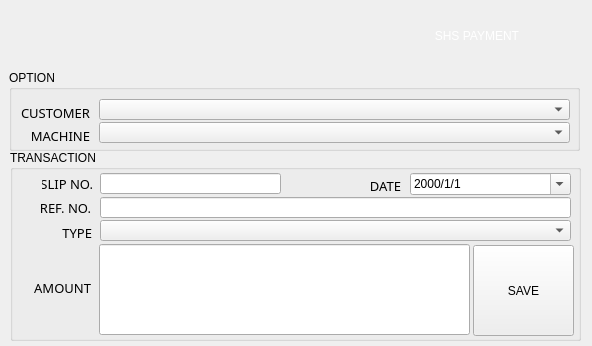
<?xml version="1.0" encoding="UTF-8"?>
<ui version="4.0">
 <class>frmPayment</class>
 <widget class="QMainWindow" name="frmPayment">
  <property name="geometry">
   <rect>
    <x>0</x>
    <y>0</y>
    <width>592</width>
    <height>346</height>
   </rect>
  </property>
  <property name="windowTitle">
   <string>MainWindow</string>
  </property>
  <property name="styleSheet">
   <string notr="true"/>
  </property>
  <widget class="QWidget" name="centralwidget">
   <widget class="QLabel" name="label_4">
    <property name="geometry">
     <rect>
      <x>78</x>
      <y>15</y>
      <width>441</width>
      <height>41</height>
     </rect>
    </property>
    <property name="styleSheet">
     <string notr="true">color: rgb(255, 255, 255);
font: 75 24pt &quot;Century Gothic&quot;;</string>
    </property>
    <property name="text">
     <string>SHS PAYMENT</string>
    </property>
    <property name="alignment">
     <set>Qt::AlignRight|Qt::AlignTrailing|Qt::AlignVCenter</set>
    </property>
   </widget>
   <widget class="QLabel" name="label_3">
    <property name="geometry">
     <rect>
      <x>536</x>
      <y>9</y>
      <width>51</width>
      <height>51</height>
     </rect>
    </property>
    <property name="text">
     <string/>
    </property>
    <property name="pixmap">
     <pixmap>recources/icons/1426825-sales/png/053-cash-register.png</pixmap>
    </property>
    <property name="scaledContents">
     <bool>true</bool>
    </property>
   </widget>
   <widget class="QGroupBox" name="gbTag_14">
    <property name="geometry">
     <rect>
      <x>10</x>
      <y>150</y>
      <width>571</width>
      <height>191</height>
     </rect>
    </property>
    <property name="styleSheet">
     <string notr="true">font: 10pt &quot;Century Gothic&quot;;</string>
    </property>
    <property name="title">
     <string>TRANSACTION</string>
    </property>
    <widget class="QComboBox" name="cboType">
     <property name="enabled">
      <bool>true</bool>
     </property>
     <property name="geometry">
      <rect>
       <x>90</x>
       <y>70</y>
       <width>471</width>
       <height>21</height>
      </rect>
     </property>
     <property name="font">
      <font>
       <family>Century Gothic</family>
       <pointsize>10</pointsize>
       <weight>50</weight>
       <italic>false</italic>
       <bold>false</bold>
      </font>
     </property>
     <property name="editable">
      <bool>false</bool>
     </property>
     <property name="maxVisibleItems">
      <number>10</number>
     </property>
    </widget>
    <widget class="QLabel" name="label_111">
     <property name="geometry">
      <rect>
       <x>11</x>
       <y>67</y>
       <width>71</width>
       <height>31</height>
      </rect>
     </property>
     <property name="font">
      <font>
       <family>Century Gothic</family>
       <pointsize>10</pointsize>
       <weight>50</weight>
       <italic>false</italic>
       <bold>false</bold>
      </font>
     </property>
     <property name="styleSheet">
      <string notr="true">font: 10pt &quot;Century Gothic&quot;;</string>
     </property>
     <property name="text">
      <string>TYPE</string>
     </property>
     <property name="alignment">
      <set>Qt::AlignRight|Qt::AlignTrailing|Qt::AlignVCenter</set>
     </property>
    </widget>
    <widget class="QLabel" name="label_112">
     <property name="geometry">
      <rect>
       <x>10</x>
       <y>122</y>
       <width>71</width>
       <height>31</height>
      </rect>
     </property>
     <property name="font">
      <font>
       <family>Century Gothic</family>
       <pointsize>10</pointsize>
       <weight>50</weight>
       <italic>false</italic>
       <bold>false</bold>
      </font>
     </property>
     <property name="styleSheet">
      <string notr="true">font: 10pt &quot;Century Gothic&quot;;</string>
     </property>
     <property name="text">
      <string>AMOUNT</string>
     </property>
     <property name="alignment">
      <set>Qt::AlignRight|Qt::AlignTrailing|Qt::AlignVCenter</set>
     </property>
    </widget>
    <widget class="QLineEdit" name="txtAmount">
     <property name="enabled">
      <bool>true</bool>
     </property>
     <property name="geometry">
      <rect>
       <x>89</x>
       <y>94</y>
       <width>371</width>
       <height>91</height>
      </rect>
     </property>
     <property name="font">
      <font>
       <family>Century Gothic</family>
       <pointsize>35</pointsize>
       <weight>9</weight>
       <italic>false</italic>
       <bold>false</bold>
      </font>
     </property>
     <property name="styleSheet">
      <string notr="true">font: 75 35pt &quot;Century Gothic&quot;;
</string>
     </property>
     <property name="text">
      <string/>
     </property>
     <property name="alignment">
      <set>Qt::AlignRight|Qt::AlignTrailing|Qt::AlignVCenter</set>
     </property>
    </widget>
    <widget class="QLabel" name="label_110">
     <property name="geometry">
      <rect>
       <x>32</x>
       <y>18</y>
       <width>51</width>
       <height>31</height>
      </rect>
     </property>
     <property name="font">
      <font>
       <family>Century Gothic</family>
       <pointsize>10</pointsize>
       <weight>50</weight>
       <italic>false</italic>
       <bold>false</bold>
      </font>
     </property>
     <property name="styleSheet">
      <string notr="true">font: 10pt &quot;Century Gothic&quot;;</string>
     </property>
     <property name="text">
      <string>SLIP NO.</string>
     </property>
     <property name="alignment">
      <set>Qt::AlignRight|Qt::AlignTrailing|Qt::AlignVCenter</set>
     </property>
    </widget>
    <widget class="QLineEdit" name="txtSlipNo">
     <property name="enabled">
      <bool>true</bool>
     </property>
     <property name="geometry">
      <rect>
       <x>90</x>
       <y>23</y>
       <width>181</width>
       <height>21</height>
      </rect>
     </property>
    </widget>
    <widget class="QDateEdit" name="dtSlipDate">
     <property name="geometry">
      <rect>
       <x>400</x>
       <y>23</y>
       <width>161</width>
       <height>22</height>
      </rect>
     </property>
     <property name="currentSection">
      <enum>QDateTimeEdit::YearSection</enum>
     </property>
     <property name="displayFormat">
      <string>yyyy/M/d</string>
     </property>
     <property name="calendarPopup">
      <bool>true</bool>
     </property>
    </widget>
    <widget class="QLabel" name="label_113">
     <property name="geometry">
      <rect>
       <x>340</x>
       <y>20</y>
       <width>51</width>
       <height>31</height>
      </rect>
     </property>
     <property name="font">
      <font>
       <family>Century Gothic</family>
       <pointsize>10</pointsize>
       <weight>50</weight>
       <italic>false</italic>
       <bold>false</bold>
      </font>
     </property>
     <property name="styleSheet">
      <string notr="true">font: 10pt &quot;Century Gothic&quot;;</string>
     </property>
     <property name="text">
      <string>DATE</string>
     </property>
     <property name="alignment">
      <set>Qt::AlignRight|Qt::AlignTrailing|Qt::AlignVCenter</set>
     </property>
    </widget>
    <widget class="QToolButton" name="btnSave">
     <property name="geometry">
      <rect>
       <x>463</x>
       <y>95</y>
       <width>101</width>
       <height>91</height>
      </rect>
     </property>
     <property name="styleSheet">
      <string notr="true"/>
     </property>
     <property name="text">
      <string>SAVE</string>
     </property>
     <property name="icon">
      <iconset>
       <normaloff>recources/icons/957216-ui-interface/png/062-diskette.png</normaloff>recources/icons/957216-ui-interface/png/062-diskette.png</iconset>
     </property>
     <property name="iconSize">
      <size>
       <width>50</width>
       <height>50</height>
      </size>
     </property>
     <property name="toolButtonStyle">
      <enum>Qt::ToolButtonTextUnderIcon</enum>
     </property>
    </widget>
    <widget class="QLineEdit" name="txtRefNo">
     <property name="enabled">
      <bool>true</bool>
     </property>
     <property name="geometry">
      <rect>
       <x>90</x>
       <y>47</y>
       <width>471</width>
       <height>21</height>
      </rect>
     </property>
    </widget>
    <widget class="QLabel" name="label_114">
     <property name="geometry">
      <rect>
       <x>20</x>
       <y>42</y>
       <width>61</width>
       <height>31</height>
      </rect>
     </property>
     <property name="font">
      <font>
       <family>Century Gothic</family>
       <pointsize>10</pointsize>
       <weight>50</weight>
       <italic>false</italic>
       <bold>false</bold>
      </font>
     </property>
     <property name="styleSheet">
      <string notr="true">font: 10pt &quot;Century Gothic&quot;;</string>
     </property>
     <property name="text">
      <string>REF. NO.</string>
     </property>
     <property name="alignment">
      <set>Qt::AlignRight|Qt::AlignTrailing|Qt::AlignVCenter</set>
     </property>
    </widget>
   </widget>
   <widget class="QGroupBox" name="gbTag_5">
    <property name="geometry">
     <rect>
      <x>9</x>
      <y>70</y>
      <width>571</width>
      <height>81</height>
     </rect>
    </property>
    <property name="styleSheet">
     <string notr="true">font: 10pt &quot;Century Gothic&quot;;</string>
    </property>
    <property name="title">
     <string>OPTION</string>
    </property>
    <widget class="QComboBox" name="cboLgrCus">
     <property name="enabled">
      <bool>true</bool>
     </property>
     <property name="geometry">
      <rect>
       <x>90</x>
       <y>29</y>
       <width>471</width>
       <height>21</height>
      </rect>
     </property>
     <property name="font">
      <font>
       <family>Century Gothic</family>
       <pointsize>10</pointsize>
       <weight>50</weight>
       <italic>false</italic>
       <bold>false</bold>
      </font>
     </property>
     <property name="editable">
      <bool>false</bool>
     </property>
     <property name="currentText">
      <string/>
     </property>
    </widget>
    <widget class="QLabel" name="label_59">
     <property name="geometry">
      <rect>
       <x>10</x>
       <y>27</y>
       <width>71</width>
       <height>31</height>
      </rect>
     </property>
     <property name="font">
      <font>
       <family>Century Gothic</family>
       <pointsize>10</pointsize>
       <weight>50</weight>
       <italic>false</italic>
       <bold>false</bold>
      </font>
     </property>
     <property name="styleSheet">
      <string notr="true">font: 10pt &quot;Century Gothic&quot;;</string>
     </property>
     <property name="text">
      <string>CUSTOMER</string>
     </property>
     <property name="alignment">
      <set>Qt::AlignRight|Qt::AlignTrailing|Qt::AlignVCenter</set>
     </property>
    </widget>
    <widget class="QLabel" name="label_60">
     <property name="geometry">
      <rect>
       <x>10</x>
       <y>50</y>
       <width>71</width>
       <height>31</height>
      </rect>
     </property>
     <property name="font">
      <font>
       <family>Century Gothic</family>
       <pointsize>10</pointsize>
       <weight>50</weight>
       <italic>false</italic>
       <bold>false</bold>
      </font>
     </property>
     <property name="styleSheet">
      <string notr="true">font: 10pt &quot;Century Gothic&quot;;</string>
     </property>
     <property name="text">
      <string>MACHINE</string>
     </property>
     <property name="alignment">
      <set>Qt::AlignRight|Qt::AlignTrailing|Qt::AlignVCenter</set>
     </property>
    </widget>
    <widget class="QComboBox" name="cboLgrMach">
     <property name="enabled">
      <bool>true</bool>
     </property>
     <property name="geometry">
      <rect>
       <x>90</x>
       <y>52</y>
       <width>471</width>
       <height>21</height>
      </rect>
     </property>
     <property name="font">
      <font>
       <family>Century Gothic</family>
       <pointsize>10</pointsize>
       <weight>50</weight>
       <italic>false</italic>
       <bold>false</bold>
      </font>
     </property>
     <property name="editable">
      <bool>false</bool>
     </property>
     <property name="currentText">
      <string/>
     </property>
    </widget>
   </widget>
  </widget>
 </widget>
 <resources/>
 <connections>
  <connection>
   <sender>cboLgrCus</sender>
   <signal>currentTextChanged(QString)</signal>
   <receiver>frmPayment</receiver>
   <slot>fillComboDataPassVal()</slot>
   <hints>
    <hint type="sourcelabel">
     <x>452</x>
     <y>108</y>
    </hint>
    <hint type="destinationlabel">
     <x>591</x>
     <y>112</y>
    </hint>
   </hints>
  </connection>
  <connection>
   <sender>btnSave</sender>
   <signal>clicked()</signal>
   <receiver>frmPayment</receiver>
   <slot>saveLedgerRecord()</slot>
   <hints>
    <hint type="sourcelabel">
     <x>528</x>
     <y>289</y>
    </hint>
    <hint type="destinationlabel">
     <x>533</x>
     <y>345</y>
    </hint>
   </hints>
  </connection>
 </connections>
 <slots>
  <slot>saveLedgerRecord()</slot>
  <slot>fillComboDataPassVal()</slot>
  <slot>changeRemarks()</slot>
  <slot>saveTrans()</slot>
 </slots>
</ui>
